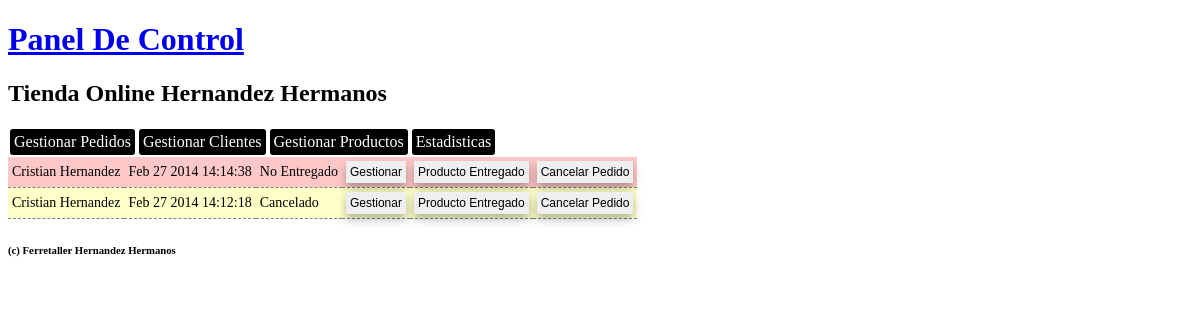
The app's page /admin/pedidos.php with its own data.
### tables this page shows
CREATE TABLE IF NOT EXISTS `pedidos` (
  `id` int(255) NOT NULL AUTO_INCREMENT,
  `id_cliente` int(255) DEFAULT NULL,
  `fecha` varchar(500) DEFAULT NULL,
  `estado` varchar(255) DEFAULT NULL,
  PRIMARY KEY (`id`)
);

CREATE TABLE IF NOT EXISTS `clientes` (
  `id` int(100) NOT NULL AUTO_INCREMENT,
  `nombre` varchar(255) DEFAULT NULL,
  `apellidos` varchar(255) DEFAULT NULL,
  `email` varchar(255) DEFAULT NULL,
  `usuario` varchar(255) DEFAULT NULL,
  `contrasena` varchar(255) DEFAULT NULL,
  `telefono` int(12) DEFAULT NULL,
  `celular` bigint(12) DEFAULT NULL,
  `fax` varchar(255) DEFAULT NULL,
  `direccion` varchar(255) DEFAULT NULL,
  `dninif` varchar(255) DEFAULT NULL,
  PRIMARY KEY (`id`)
);

### admin/pedidos.php (the view, shortened to what this page needs)
<?php include("cabecera.php");		?>
<table>
<?php
$consulta=mysql_query("SELECT pedidos.id AS id_pedido,fecha,estado,nombre,apellidos FROM pedidos LEFT JOIN clientes ON pedidos.id_cliente=clientes.id ORDER BY estado,fecha ASC");
while($fila=mysql_fetch_array($consulta)){
$estadopedido=$fila['estado'] ;
switch($estadopedido){
	case 0:$digaestado = "No Entregado"; break;
	case 2:$digaestado = "Cancelado"; break;
	}
	echo'<tr';
	switch($estadopedido){
	case 0:echo' style="background:rgb(255,200,200);"'; break;
	case 2:echo' style="background:rgb(255,255,200);"'; break;
	}
	echo'><td>'.$fila['nombre']." ".$fila['apellidos'].'</td><td>'.date("M d Y H:i:s",$fila['fecha']).'</td><td>'.
$digaestado.'</td><td><a href="gestionpedidos.php?id='.$fila['id_pedido'].'"><button>Gestionar</button></a></td><td><a href="../php/pedidosentregados.php?id='.$fila['id_pedido'].'"><button>Producto Entregado</button></a></td><td><a href="../php/cancelarpedido.php?id='.$fila['id_pedido'].'"><button>Cancelar Pedido</button></a></td></tr>';
}
?>
</table>
<?php include("piedepagina.php");		?>

### css/estiloadmin.css (style rules this page uses)
table { border-collapse:collapse; font-size:14px; }
td { padding:4px; }
tr { border-bottom:1px dashed grey; }
.boton, button { font-size:12px; box-shadow:0px 5px 10px rgba(0,0,0,0.3); padding:4px; border:0px; }

### records on screen
pedidos: id_cliente.nombre "Cristian", id_cliente.apellidos "Hernandez", fecha "Feb 27 2014 14:14:38", estado "No Entregado"
pedidos: id_cliente.nombre "Cristian", id_cliente.apellidos "Hernandez", fecha "Feb 27 2014 14:12:18", estado "Cancelado"
